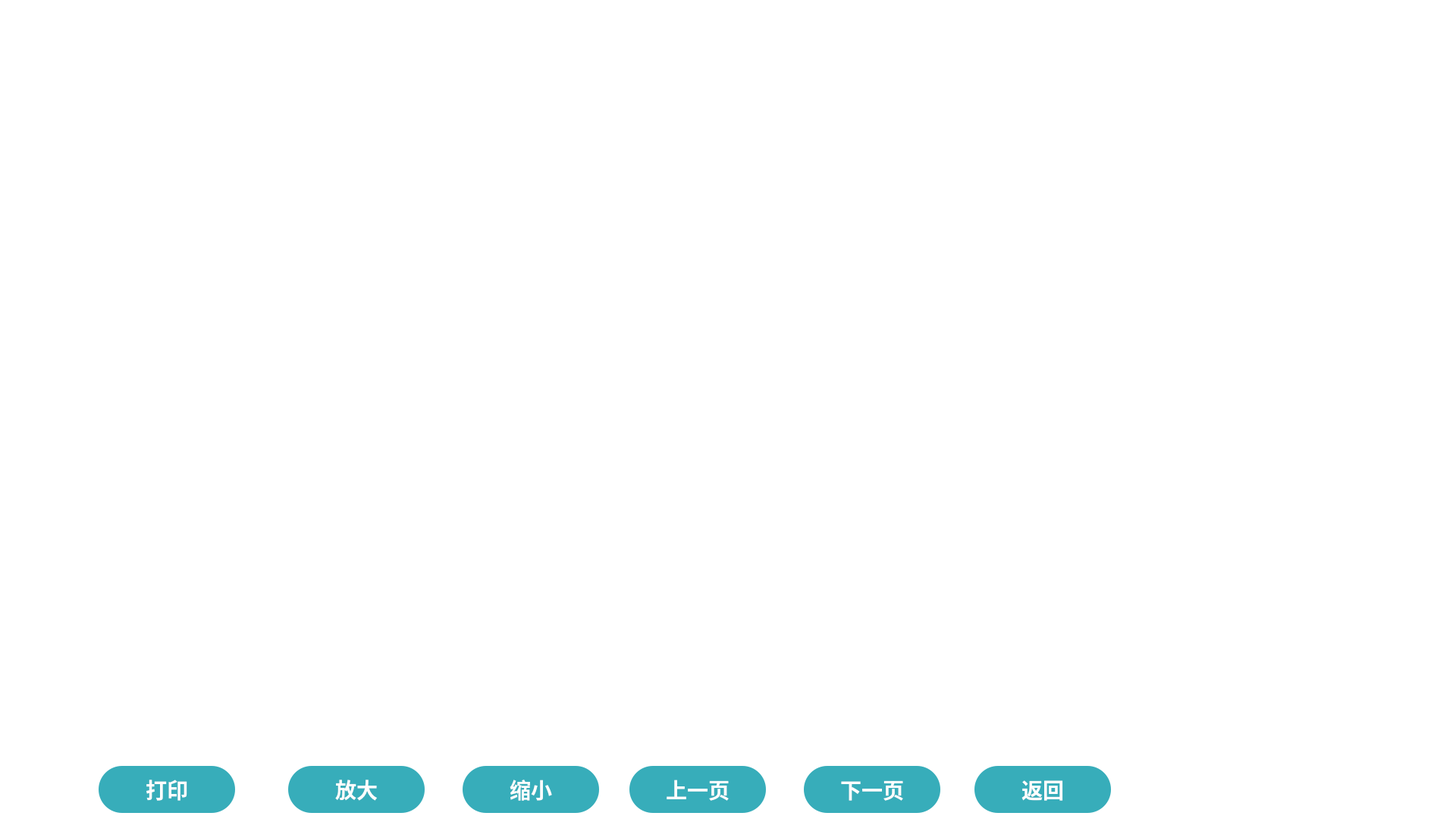
<?xml version="1.0" encoding="UTF-8"?>
<ui version="4.0">
 <class>WIDGET_PrintViewSample</class>
 <widget class="QWidget" name="WIDGET_PrintViewSample">
  <property name="geometry">
   <rect>
    <x>0</x>
    <y>0</y>
    <width>1920</width>
    <height>1080</height>
   </rect>
  </property>
  <property name="sizePolicy">
   <sizepolicy hsizetype="Fixed" vsizetype="Fixed">
    <horstretch>0</horstretch>
    <verstretch>0</verstretch>
   </sizepolicy>
  </property>
  <property name="minimumSize">
   <size>
    <width>1920</width>
    <height>1080</height>
   </size>
  </property>
  <property name="maximumSize">
   <size>
    <width>1920</width>
    <height>1080</height>
   </size>
  </property>
  <property name="windowTitle">
   <string>Form</string>
  </property>
  <property name="styleSheet">
   <string notr="true">QWidget#WIDGET_PrintViewSample
{
background: #FFFFFF;
}</string>
  </property>
  <widget class="QWidget" name="widget_preview" native="true">
   <property name="geometry">
    <rect>
     <x>0</x>
     <y>0</y>
     <width>1920</width>
     <height>1000</height>
    </rect>
   </property>
   <property name="sizePolicy">
    <sizepolicy hsizetype="Fixed" vsizetype="Fixed">
     <horstretch>0</horstretch>
     <verstretch>0</verstretch>
    </sizepolicy>
   </property>
   <property name="minimumSize">
    <size>
     <width>1920</width>
     <height>1000</height>
    </size>
   </property>
   <property name="maximumSize">
    <size>
     <width>1920</width>
     <height>1000</height>
    </size>
   </property>
   <property name="styleSheet">
    <string notr="true">background: #FFFFFF;</string>
   </property>
  </widget>
  <widget class="QPushButton" name="pushButton_back">
   <property name="geometry">
    <rect>
     <x>1285</x>
     <y>1010</y>
     <width>180</width>
     <height>62</height>
    </rect>
   </property>
   <property name="sizePolicy">
    <sizepolicy hsizetype="Fixed" vsizetype="Fixed">
     <horstretch>0</horstretch>
     <verstretch>0</verstretch>
    </sizepolicy>
   </property>
   <property name="minimumSize">
    <size>
     <width>180</width>
     <height>62</height>
    </size>
   </property>
   <property name="maximumSize">
    <size>
     <width>180</width>
     <height>62</height>
    </size>
   </property>
   <property name="styleSheet">
    <string notr="true">width: 180px;
height: 62px;
background: #37ADBA;
border-radius: 31px;

font-family: PingFang SC;
font-weight: bold;
font-size: 28px;
color: #FEFEFE;
line-height: 42px;</string>
   </property>
   <property name="text">
    <string>返回</string>
   </property>
  </widget>
  <widget class="QPushButton" name="pushButton_nextpage">
   <property name="geometry">
    <rect>
     <x>1060</x>
     <y>1010</y>
     <width>180</width>
     <height>62</height>
    </rect>
   </property>
   <property name="sizePolicy">
    <sizepolicy hsizetype="Fixed" vsizetype="Fixed">
     <horstretch>0</horstretch>
     <verstretch>0</verstretch>
    </sizepolicy>
   </property>
   <property name="minimumSize">
    <size>
     <width>180</width>
     <height>62</height>
    </size>
   </property>
   <property name="maximumSize">
    <size>
     <width>180</width>
     <height>62</height>
    </size>
   </property>
   <property name="styleSheet">
    <string notr="true">width: 180px;
height: 62px;
background: #37ADBA;
border-radius: 31px;

font-family: PingFang SC;
font-weight: bold;
font-size: 28px;
color: #FEFEFE;
line-height: 42px;</string>
   </property>
   <property name="text">
    <string>下一页</string>
   </property>
  </widget>
  <widget class="QPushButton" name="pushButton_lastpage">
   <property name="geometry">
    <rect>
     <x>830</x>
     <y>1010</y>
     <width>180</width>
     <height>62</height>
    </rect>
   </property>
   <property name="sizePolicy">
    <sizepolicy hsizetype="Fixed" vsizetype="Fixed">
     <horstretch>0</horstretch>
     <verstretch>0</verstretch>
    </sizepolicy>
   </property>
   <property name="minimumSize">
    <size>
     <width>180</width>
     <height>62</height>
    </size>
   </property>
   <property name="maximumSize">
    <size>
     <width>180</width>
     <height>62</height>
    </size>
   </property>
   <property name="styleSheet">
    <string notr="true">width: 180px;
height: 62px;
background: #37ADBA;
border-radius: 31px;

font-family: PingFang SC;
font-weight: bold;
font-size: 28px;
color: #FEFEFE;
line-height: 42px;</string>
   </property>
   <property name="text">
    <string>上一页</string>
   </property>
  </widget>
  <widget class="QPushButton" name="pushButton_print">
   <property name="geometry">
    <rect>
     <x>130</x>
     <y>1010</y>
     <width>180</width>
     <height>62</height>
    </rect>
   </property>
   <property name="sizePolicy">
    <sizepolicy hsizetype="Fixed" vsizetype="Fixed">
     <horstretch>0</horstretch>
     <verstretch>0</verstretch>
    </sizepolicy>
   </property>
   <property name="minimumSize">
    <size>
     <width>180</width>
     <height>62</height>
    </size>
   </property>
   <property name="maximumSize">
    <size>
     <width>180</width>
     <height>62</height>
    </size>
   </property>
   <property name="styleSheet">
    <string notr="true">width: 180px;
height: 62px;
background: #37ADBA;
border-radius: 31px;

font-family: PingFang SC;
font-weight: bold;
font-size: 28px;
color: #FEFEFE;
line-height: 42px;</string>
   </property>
   <property name="text">
    <string>打印</string>
   </property>
  </widget>
  <widget class="QPushButton" name="pushButton_enlarge_btn">
   <property name="geometry">
    <rect>
     <x>380</x>
     <y>1010</y>
     <width>180</width>
     <height>62</height>
    </rect>
   </property>
   <property name="sizePolicy">
    <sizepolicy hsizetype="Fixed" vsizetype="Fixed">
     <horstretch>0</horstretch>
     <verstretch>0</verstretch>
    </sizepolicy>
   </property>
   <property name="minimumSize">
    <size>
     <width>180</width>
     <height>62</height>
    </size>
   </property>
   <property name="maximumSize">
    <size>
     <width>180</width>
     <height>62</height>
    </size>
   </property>
   <property name="styleSheet">
    <string notr="true">width: 180px;
height: 62px;
background: #37ADBA;
border-radius: 31px;

font-family: PingFang SC;
font-weight: bold;
font-size: 28px;
color: #FEFEFE;
line-height: 42px;</string>
   </property>
   <property name="text">
    <string>放大</string>
   </property>
  </widget>
  <widget class="QPushButton" name="pushButton_narrow_btn">
   <property name="geometry">
    <rect>
     <x>610</x>
     <y>1010</y>
     <width>180</width>
     <height>62</height>
    </rect>
   </property>
   <property name="sizePolicy">
    <sizepolicy hsizetype="Fixed" vsizetype="Fixed">
     <horstretch>0</horstretch>
     <verstretch>0</verstretch>
    </sizepolicy>
   </property>
   <property name="minimumSize">
    <size>
     <width>180</width>
     <height>62</height>
    </size>
   </property>
   <property name="maximumSize">
    <size>
     <width>180</width>
     <height>62</height>
    </size>
   </property>
   <property name="styleSheet">
    <string notr="true">width: 180px;
height: 62px;
background: #37ADBA;
border-radius: 31px;

font-family: PingFang SC;
font-weight: bold;
font-size: 28px;
color: #FEFEFE;
line-height: 42px;</string>
   </property>
   <property name="text">
    <string>缩小</string>
   </property>
  </widget>
 </widget>
 <resources/>
 <connections/>
</ui>
